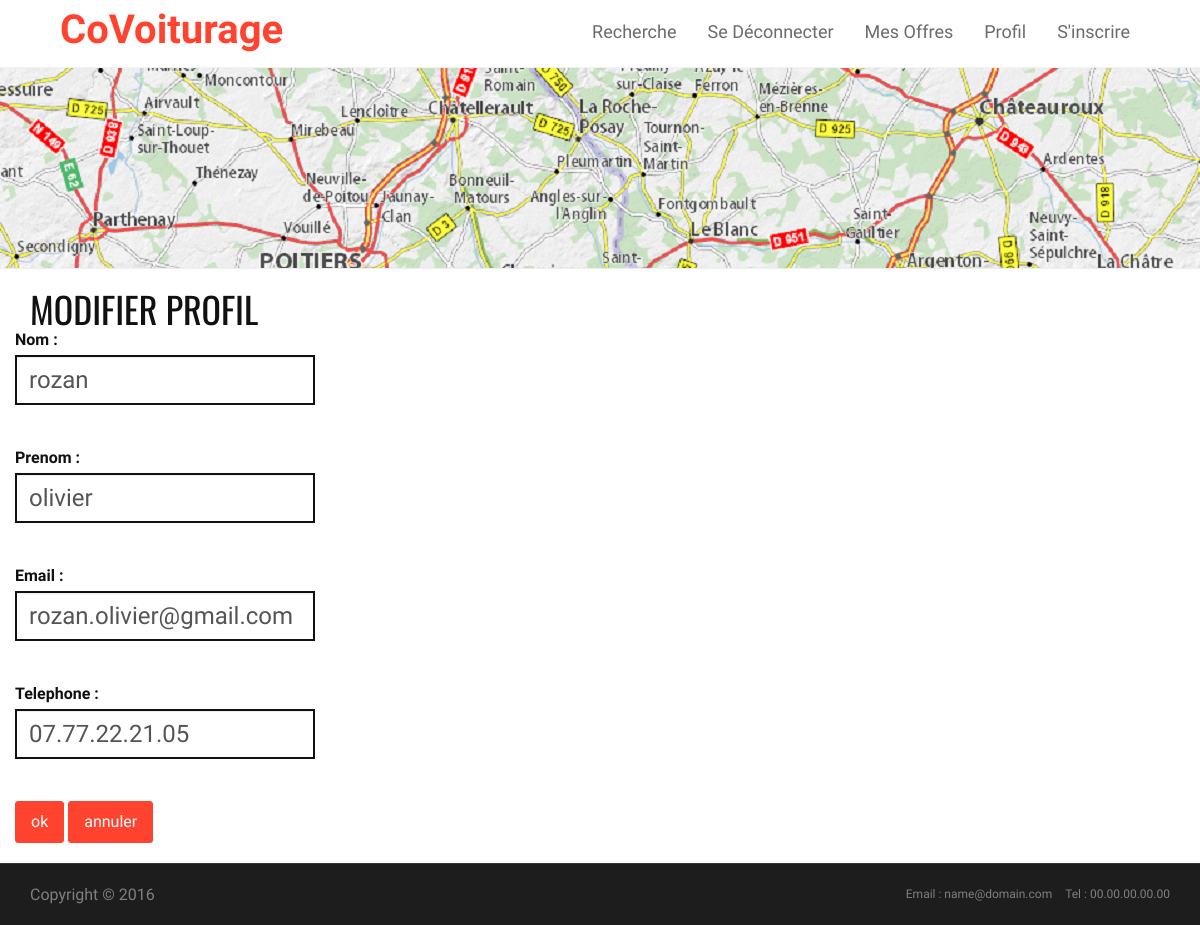
Screenshot of /index.php?controller=user&action=modifierprofil (signed in) with the database file from the repository.
### tables this page shows
CREATE TABLE `user` (
  `id` int(10) NOT NULL,
  `email` varchar(255) DEFAULT NULL,
  `login` varchar(255) DEFAULT NULL,
  `password` varchar(255) DEFAULT NULL,
  `nom` varchar(255) DEFAULT NULL,
  `prenom` char(255) DEFAULT NULL,
  `adresse` varchar(255) DEFAULT NULL,
  `codePostal` varchar(5) DEFAULT NULL,
  `ville` varchar(30) DEFAULT NULL,
  `tel` varchar(14) DEFAULT NULL,
  `voiture` varchar(50) DEFAULT NULL,
  `places` smallint(10) DEFAULT NULL
);

### src/controllers/User.php (called while the page is built, shortened)
<?php
require_once($rootPath . "models/User.php");
require_once($rootPath . "forms/User.php");
class UserController extends Controller {
    protected $template = "views/login.html.php";
    protected $title = "";
    protected $profil = array();
    public function modifierprofilAction()
    {
        $this->title = "MODIFIER PROFIL";
        $user = new UserModel();
        $this->profil = $user->listUser($_SESSION['login'], $_SESSION['password']);
        $this->template = "views/modifierprofil.html.php";
    }
    public function render()
    {
        $title = $this->title;
        $profil = $this->profil;
        include($this->rootPath . $this->template);
        return ob_get_clean();
    }
}

### app/router.php (called while the page is built, shortened)
<?php
require_once($rootPath . "controllers/Controller.php");
require_once($rootPath . "models/model.php");
$action = "indexAction";
if (isset($_REQUEST['action'])) {
    $action = strtolower($_REQUEST['action']) . "Action";
}
$controller = new $controllerName($rootPath);
$controller->$action();
$content = $controller->render();
include(__DIR__ . "/base.html.php");

### index.php (called while the page is built)
<?php
$rootPath = __DIR__ . "/src/";
$config = array();
$config['db_host'] = "localhost";
$config['db_login'] = "root";
$config['db_password'] = "";
$config['db_name'] = "covoiturage";
include($rootPath . "controllers/Controller.php");
include($rootPath . "models/model.php");
include("app/router.php");

### src/models/User.php (called while the page is built, shortened)
<?php
class UserModel extends Model {
    public function listUser($login)
    {
        $query = "SELECT * FROM user WHERE login = ? OR email = ?";
        $result = $this->dbQuery($query, array($login, $login))->fetch();
        return $result;
    }
}

### src/models/Model.php (called while the page is built, shortened)
<?php
class Model {
    protected function connect()
    {
        global $config;
        if (empty($this->db)) {
            $this->db = new PDO("mysql:host=" . $config["db_host"] . ";dbname=" . $config["db_name"], $config["db_login"], $config["db_password"]);
            $this->db->query("SET NAMES UTF8");
        }
    }
    protected function dbQuery($query, $data = array())
    {
        $this->connect();
        $q = $this->db->prepare($query);
        $this->lastResult = $q->execute($data);
        return $q;
    }
}

### src/views/modifierprofil.html.php (the view, shortened to what this page needs)
<section id="about-section" class="about-section">
    <div class="container">
        <div class="row">
            <div class="col-md-12">
                <h1>
                    <?php
                    echo $title;
                    ?>
                </h1>
            </div>
            <form action="?controller=user&action=updateprofil" method="POST">
                <label for="nom">Nom : </label><br>
                <input id="nom" class="form-control input" type="text" name="Nom" value="<?php echo $profil["nom"]; ?>" onblur="verifNom(this)" required/><br><br>
                <label for="prenom">Prenom : </label><br>
                <input id="prenom" class="form-control input" type="text" name="Prenom" value="<?php echo $profil["prenom"]; ?>" onblur="verifPrenom(this)" required/><br><br>
                <label for="email">Email : </label><br>
                <input id="email" class="form-control input" type="email" name="Email" value="<?php echo $profil["email"]; ?>" onblur="verifMail(this)" required/><br><br>
                <label for="tel">Telephone : </label><br>
                <input id="tel" class="form-control input" type="tel" name="Telephone" value="<?php echo $profil["tel"]; ?>" placeholder="xx.xx.xx.xx.xx" onblur="verifTel(this)" required/><br><br>
                <input type="submit" class="btn btn-sm btn-primary" value="ok"/>
                <input type="button" class="btn btn-sm btn-primary" onclick="window.location='index.php?controller=offers&action=profil'" value="annuler"/>
            </form>
        </div>
    </div>
</section>

### include/css/lightbox.css (style rules this page uses)
body:after { content: url(../images/close.png) url(../images/loading.gif) url(../images/prev.png) url(../images/next.png); display: none; }

### include/css/style.css (style rules this page uses)
body { font-family: 'PT Sans Narrow', Arial, sans-serif; font-size: 16px; color: #111; line-height: 21px; -webkit-font-smoothing: antialiased !important; -moz-osx-font-smoothing: grayscale !important; text-rendering: optimizeLegibility !important; font-smoothing: antialiased !important; vertical-align: baseline; }
h1, h2, h3, h4, h5, h6 { font-family: 'Oswald', Arial, sans-serif; font-weight: 400; text-transform: uppercase; margin-top: 0; margin-bottom: 0; }
.btn-primary { background: #ff432e; border-color: #ff432e; font-size: 16px; padding: 8px 15px; -webkit-transition: all 0.3s; -moz-transition: all 0.3s; -o-transition: all 0.3s; transition: all 0.3s; }
#about-section { padding-top: 20px; padding-bottom: 20px; //background: url(../images/parallax/bg-02.jpg) no-repeat; background-size: cover; background-position: center; }
.form-control { border-radius: 0; border: 2px solid #111; }
.input { width: 300px; height: 50px; font-size: 24px; }

### rows the page displays
user: Nom "rozan", Prenom "olivier", Email "rozan.olivier@gmail.com", Telephone "07.77.22.21.05"

### other values shown
$title "MODIFIER PROFIL"
